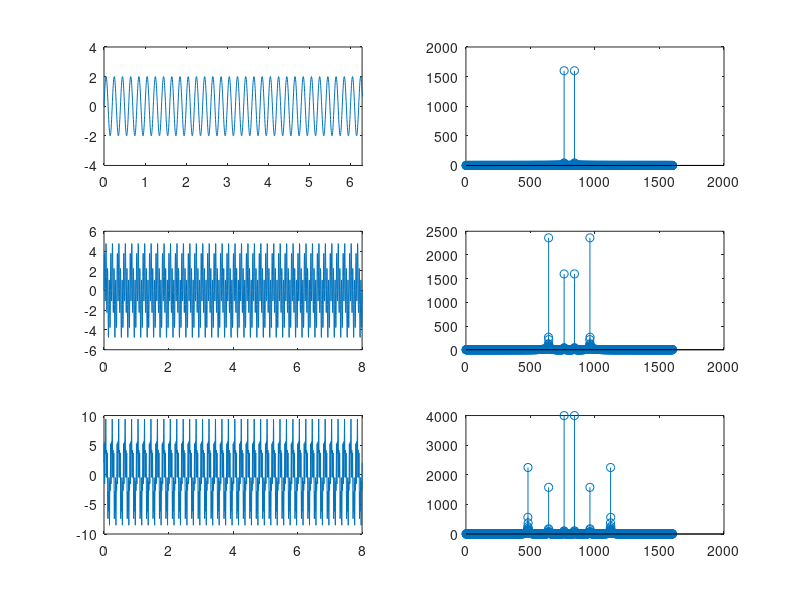
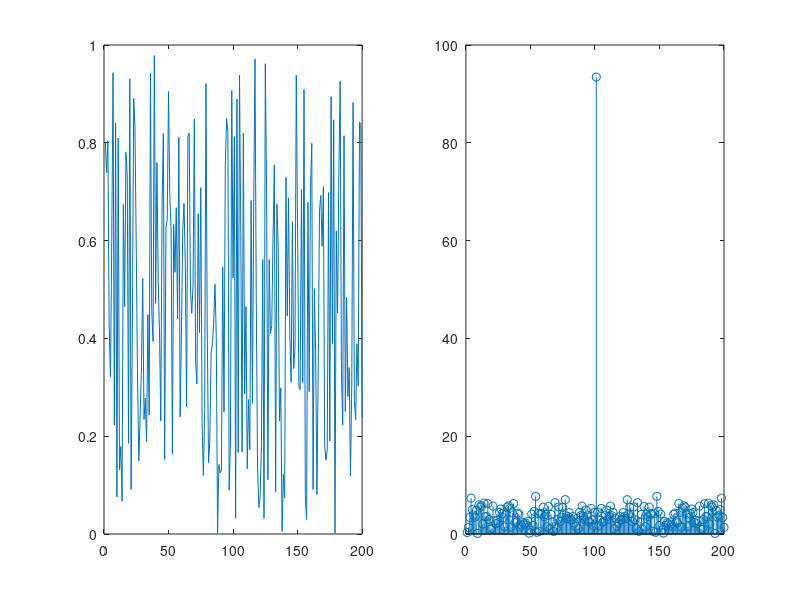

MATLAB code to generate these figures, in order:
dt = 1/200;
st = 0;
et = 8;
t = st:dt:et;
y1 = 2*sin(10*pi*t);
y2 = 2*sin(10*pi*t) + 3*sin(40*pi*t);
y3 = 5*sin(10*pi*t)+2*cos(40*pi*t)+3*sin(80*pi*t);
y4 = rand(1,200);


F1 = fft(y1);
F1 = fftshift(F1);
F2 = fftshift(fft(y2));
F3 = fftshift(fft(y3));
F4 = fftshift(fft(y4));

figure(1)
subplot(3,2,1)
plot(t,y1),ylim([-4 4]),xlim([0 2*pi])
subplot(3,2,2)
stem(abs(F1))
subplot(3,2,3)
plot(t,y2)
subplot(3,2,4)
stem(abs(F2))
subplot(3,2,5)
plot(t,y3)
subplot(3,2,6)
stem(abs(F3))


figure(2)
subplot(1,2,1)
plot(y4);
subplot(1,2,2)
stem(abs(F4))